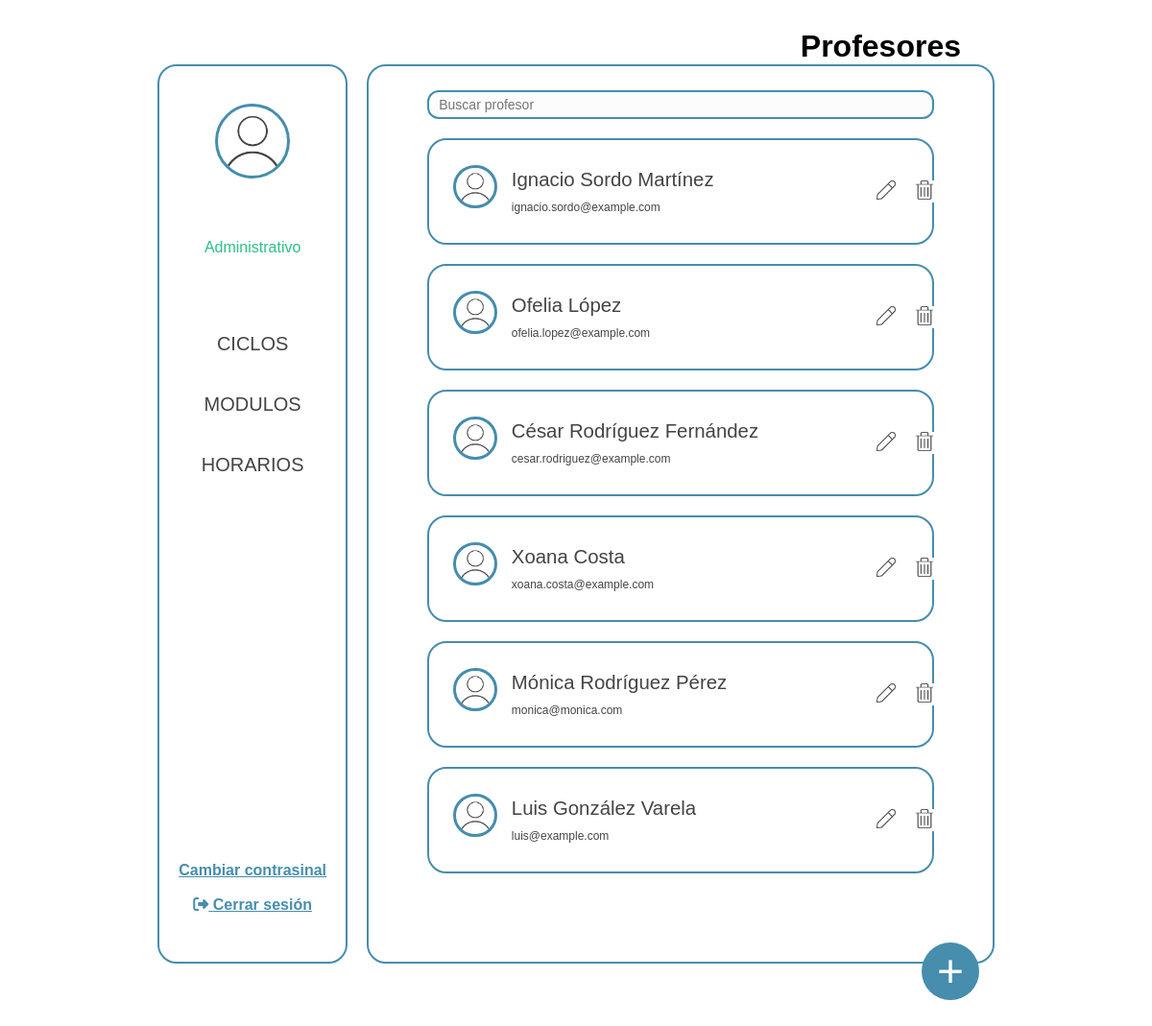
The page /GestionHorarios/www/pages/administrator_professors.php on the database its author committed.
### tables this page shows
CREATE TABLE `professors` (
  `id` int NOT NULL,
  `name` varchar(50) NOT NULL,
  `first_name` varchar(50) NOT NULL,
  `second_name` varchar(50) DEFAULT NULL,
  `email` varchar(100) NOT NULL,
  `time_stamp` datetime NOT NULL DEFAULT CURRENT_TIMESTAMP
);

### GestionHorarios/www/pages/administrator_professors.php (the view, shortened to what this page needs)
<?php
include_once '../functions/connection.php';
$sql = "SELECT * FROM professors";
$stmt = $pdo->query($sql);
$editUserId = null;
?>
<!DOCTYPE html>
<html lang="es">
<head>
    <link rel="stylesheet" href="../pages/css/administrator_panel.css">
</head>
<body>
    <h2>Profesores</h2>
    <div class="container">
        <?php include_once('partials/container_left.php') ?>
        <div class="container-rigth">
            <div class="container-buscador">
                <form method="post" style="all:initial; width: 100%;" action="../functions/administrator/function_panel_administrator.php" id="search-form">
                    <input class="buscador" type="text" id="buscar" placeholder="Buscar profesor" name="txtFindProfessor">
                </form>
            </div>
            <div class="mostrar-profesores">
                <?php
                while ($fila = $stmt->fetch(PDO::FETCH_ASSOC)) {
                    $id = $fila['id'];
                    $name = $fila['name'];
                    $firstName = $fila['first_name'];
                    $secondName = $fila['second_name'];
                    $email = $fila['email'];
                    echo "<div class='container-user'>
                            <div class='row'>
                                <div class='user-imagen'>
                                    <img src='/images/user.png' class='pic' alt='Usuario img'>
                                </div>
                              <div class='user-texto'>
                                    <p class='texto-nombre'>$name $firstName $secondName</p>
                                    <p class='texto-ciclo'>$email</p>
                                </div>";
                    if ($editUserId == $id) {
                        echo "
                                <div class='user-botones'>
                                    <form method='post' action='../functions/administrator/function_delete_user.php'>
                                        <input type='hidden' name='id' value='$id'>
                                        <button type='submit' class='btn-delete' name='btnDelete'>
                                            <img src='/images/delete.png' class='boton-icono-delete' alt='Borrar'>
                                            <img src='/images/delete_hover.png' class='delete-hover' alt='Borrar'>
                                        </button>
                                    </form>
                                </div>
                            </div>
                        <div class='user-editar'>
                            <form action='../functions/professors/function_update_professor.php' style='all:initial; width: 100%;' method='post'>
                                <div class='row-edit'>
                                    <input type='hidden' class='inputs-form' name='id' value='$id'>
                                    <input type='text' class='inputs-form-2' name='txtName' value='$name' required><br>
                                    <input type='text' class='inputs-form-2' name='txtFirstName' value='$firstName' placeholder='Primeiro Apelido' required><br>
                                </div>
                                <div class='row-edit'>
                                    <input type='text' class='inputs-form-2' name='txtSecondName' value='$secondName' placeholder='Segundo Apelido' ><br>
                                    <input type='email' class='inputs-form-2' name='txtEmail' value='$email' placeholder='Email' ><br>
                                </div>
                                <div class='row-guardar'>
                                    <button type='submit' class='btnActualizar' name='btnSave'>Actualizar</button>
                                </div>
                            </form>
                        </div>
                        ";
                    } else {
                        echo "
                        <div class='user-botones'>
                            <form method='post'>
                                <input type='hidden' name='id' value='$id'>
                                <input type='hidden' name='name' value='$name'>
                                <input type='hidden' name='first_name' value='$firstName'>
                                <input type='hidden' name='second_name' value='$secondName'>
                                <input type='hidden' name='email' value='$email'>
                                <button type='submit' class='btn' name='btnUpdate'>
                                    <img src='/images/edit.png' class='boton-icono-edit' alt='Editar'>
                                    <img src='/images/edit_hover.png' class='edit-hover' alt='Editar'>
                                </button>
                            </form>
                            <form method='post' action='../../functions/professors/function_delete_professor.php'>
                                <input type='hidden' name='id' value='$id'>
                                <button type='submit' class='btn-delete' name='btnDelete'>
                                    <img src='/images/delete.png' class='boton-icono-delete' alt='Borrar'>
                                    <img src='/images/delete_hover.png' class='delete-hover' alt='Borrar'>
                                </button>
                            </form>
                        </div>
                    </div>";
                    }
                    echo "</div>";
                }
                ?>
            </div>
        </div>
    </div>
    <form action="administrator_create_professor.php">
        <button name="btnCreateProffesor" class="btnCreateUser">+</button>
    </form>
</body>
</html>

### GestionHorarios/www/pages/css/administrator_panel.css (style rules this page uses)
body { font-family: Arial, sans-serif; height: 100vh; overflow: hidden; margin: 2.5% 20px; width: calc(100% - 40px); }
.container { display: flex; gap: 20px; }
h2 { text-align: center; font-size: 2em; width: 100%; text-align: right; padding-right: 35px; }
.container-rigth { text-align: center; width: 100%; max-height: calc( 95vh - 70px ); border: solid var(--color-primario) 2px; border-radius: 20px; padding: 25px; overflow-y: auto; height: 2000px; }
.mostrar-profesores { display: flex; flex-wrap: wrap; }
.container-user { display: flex; flex-direction: column; flex-wrap: wrap; border: 2px solid var(--color-primario); padding: 10px; width: 100%; border-radius: 20px; margin-bottom: 20px; margin-right: 6%; margin-left: 6%; }
.row { display: flex; flex-wrap: wrap; width: 100%; margin-top: 15px; margin-bottom: 15px; }
.pic { border: 3px solid var(--color-primario); width: 60%; border-radius: 80%; margin-bottom: 10px; }
.container-user p { margin: 5px 0; }
button { cursor: pointer; }
form { display: inline-block; }
.btnCreateUser { position: fixed; bottom: 7%; right: 15%; background-color: var(--color-primario); width: 60px; height: 60px; border-radius: 50%; border: none; font-size: 3rem; color: var(--forty-color); transition: transform 0.5s ease, background-color 0.3s ease; }
.buscador { background-color: var(--forty-color); border: 2px solid var(--color-primario); padding: 5px 10px; border-radius: 12px; font-size: 14px; color: var(--tertiary-color); appearance: none; cursor: pointer; width: 100%; height: 30px; position: relative; }
.user-imagen { width: 15%; display: flex; align-items: center; justify-content: center; }
.user-texto { width: 75%; text-align: left; display: flex; flex-direction: column; align-items: left; justify-content: center; }
.texto-nombre { font-size: 1.7vw; }
.texto-ciclo { font-size: 1vw; }
.user-botones { width: 9%; text-align: left; display: flex; align-items: center; justify-content: center; }
.btn { background-color: white; border: 0px; margin-left: 20px; }
.btn-delete { background-color: white; border: 0px; margin-left: 20px; }
.boton-icono-edit { width: 20px; height: 20px; }
.boton-icono-delete { width: 20px; height: 20px; }
p { color: var(--tertiary-color); }
.container-buscador { text-align: center; margin-bottom: 20px; width: 100%; padding-left: 6%; padding-right: 6%; display: flex; }

### GestionHorarios/www/pages/css/common.css (style rules this page uses)
:root { --color-primario: #468dae; --second-color: #2bc187; --tertiary-color: #444444; --forty-color: #fcfcfc; --danger-color: #c12b2e; --fuente-principal: "Arial", sans-serif; }
* { margin: 0; padding: 0; box-sizing: border-box; }
body { padding: 0 12% 0 12%; margin-top: 3%; }

### rows shown on the page
professors: name "Ignacio", first_name "Sordo", second_name "Martínez", email "ignacio.sordo@example.com"
professors: name "Ofelia", first_name "López", email "ofelia.lopez@example.com"
professors: name "César", first_name "Rodríguez", second_name "Fernández", email "cesar.rodriguez@example.com"
professors: name "Xoana", first_name "Costa", email "xoana.costa@example.com"
professors: name "Mónica", first_name "Rodríguez", second_name "Pérez", email "monica@monica.com"
professors: name "Luis", first_name "González", second_name "Varela", email "luis@example.com"
